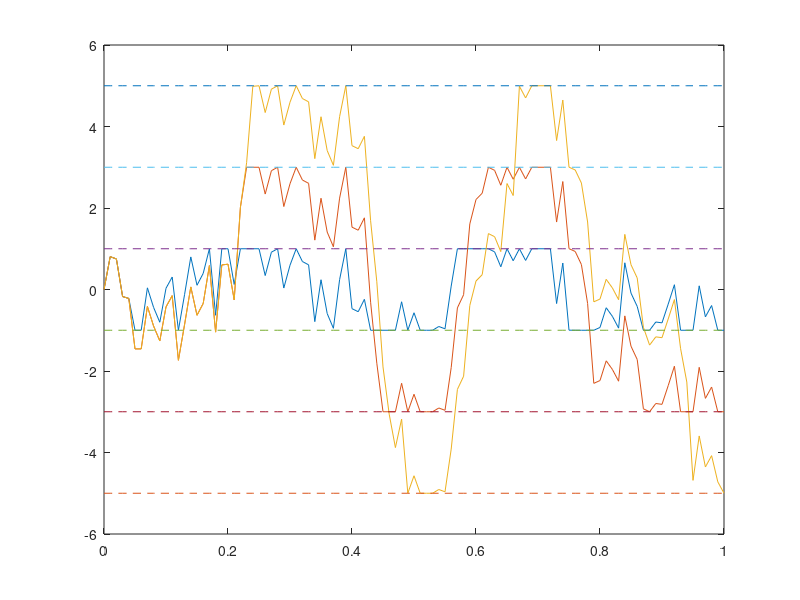

The MATLAB script that drew this image:
% Used to generate Fig 5A in manuscript.
clear

beta = [1 3 5]; t_0 = 0; t_f = 1; m = 50;
dt = 0.01;

t = t_0:dt:t_f;
y = NaN(length(beta),length(t)); y(:,1) = 0;
g = NaN(1,length(t));

g(1:floor((2*length(t)/16))) = 1;
g(floor(2*length(t)/16+1):floor(3*length(t)/16)) = -1;
g(floor(3*length(t)/16+1):floor(5*length(t)/16)) = 1;
g(floor(5*length(t)/16+1):floor(9*length(t)/16)) = -1;
g(floor(9*length(t)/16+1):floor(12*length(t)/16)) = 1;
g(floor(12*length(t)/16+1):floor(14*length(t)/16)) = -1;
g(floor(14*length(t)/16+1):floor(15*length(t)/16)) = 1;
g(floor(15*length(t)/16+1):end) = -1;

dW = randn(1,length(t));

for i = 1:length(beta)
    for j = 2:length(t)
        y(i,j) = y(i,j-1)+m*g(j)*dt+sqrt(2*m*dt)*dW(j);
        if y(i,j) > beta(i)
            y(i,j) = beta(i);
        elseif y(i,j) < -beta(i)
            y(i,j) = -beta(i);
        end
    end
end
p1 = plot(t,y(1,:));
hold on
p2 = plot(t,y(2,:));
p3 = plot(t,y(3,:));
plot(t,ones(1,length(t))*beta(1),'--')
plot(t,-ones(1,length(t))*beta(1),'--')
plot(t,ones(1,length(t))*beta(2),'--')
plot(t,-ones(1,length(t))*beta(2),'--')
plot(t,ones(1,length(t))*beta(3),'--')
plot(t,-ones(1,length(t))*beta(3),'--')
set(gca,'YDir','normal')